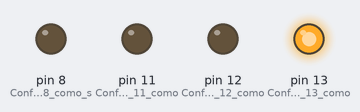
This sketch was run on a simulated Arduino Uno, built with avr-gcc and run on an emulated ATmega328P. Parts: output pins drawn as LEDs (lit = HIGH).

Above: at 1.0 s.
At 3.0 s:
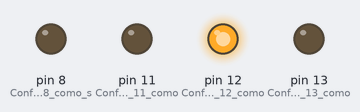
At 4.12 s:
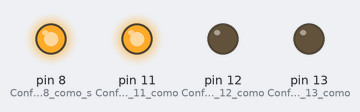
At 5.37 s:
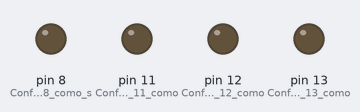
At 8.0 s:
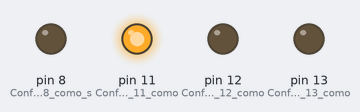
Timing chart, 0 to 13.0 s (numbered marks = the images above):
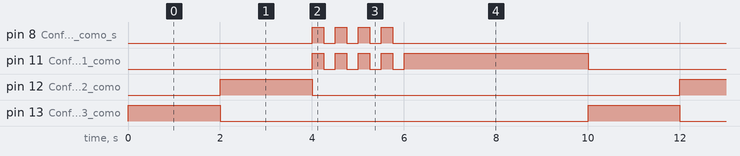

The sketch:

code.ino
```cpp
void setup()
{
  pinMode(13, OUTPUT); // Configura o pino 13 como saída para controlar o LED verde
  pinMode(12, OUTPUT); // Configura o pino 12 como saída para controlar o LED amarelo
  pinMode(11, OUTPUT); // Configura o pino 11 como saída para controlar o LED vermelho
  pinMode(8, OUTPUT);  // Configura o pino 8 como saída para controlar o buzzer
}

void loop()
{
  // Controle do LED verde
  digitalWrite(13, HIGH); // Acende o LED verde
  delay(2000);            // Mantém o LED verde aceso por 2 segundos
  digitalWrite(13, LOW);  // Apaga o LED verde após 2 segundos

  // Sequência de controle do LED amarelo
  digitalWrite(12, HIGH); // Acende o LED amarelo
  delay(2000);            // Mantém o LED amarelo aceso por 2 segundos
  digitalWrite(12, LOW);  // Apaga o LED amarelo após 2 segundos

  // Piscar o LED vermelho e acionar o buzzer
  // Realiza uma sequência de 4 piscadas rápidas do LED vermelho, com o buzzer emitindo som simultaneamente
  for (int i = 0; i < 4; i++) { // Repete o bloco abaixo 4 vezes
    digitalWrite(11, HIGH); // Acende o LED vermelho
    digitalWrite(8, HIGH);  // Liga o buzzer
    delay(250);             // Mantém o LED e o buzzer ligados por 250 ms

    digitalWrite(11, LOW);  // Apaga o LED vermelho
    digitalWrite(8, LOW);   // Desliga o buzzer
    delay(250);             // Mantém o LED apagado e o buzzer desligado por 250 ms
  }

  // Acender o LED vermelho por um período contínuo
  digitalWrite(11, HIGH); // Acende o LED vermelho
  delay(4000);            // Mantém o LED vermelho aceso por 4 segundos contínuos
  digitalWrite(11, LOW);  // Apaga o LED vermelho após o período de 4 segundos
}
```

Measured:
- by itself, pin 8 (Configura_o_pino_8_como_s): repeats every 10.0 s: 3 × (LOW 0.25 s, HIGH 0.25 s), LOW 8.3 s, HIGH 0.25 s
- by itself, pin 11 (Configura_o_pino_11_como): repeats every 10.0 s: 3 × (LOW 0.25 s, HIGH 0.25 s), LOW 0.25 s, HIGH 4.0 s, LOW 4.0 s, HIGH 0.25 s
- by itself, pin 12 (Configura_o_pino_12_como), pin 13 (Configura_o_pino_13_como): alternates HIGH for 2.0 s and LOW for 8.0 s
